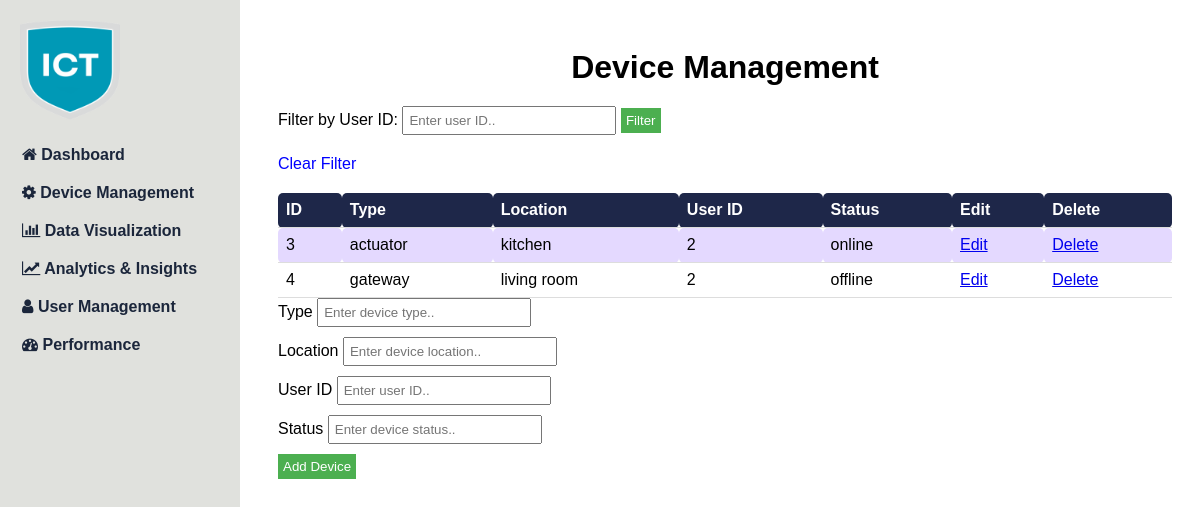
The app's page /device.php?user_id=2 with its own data.
### tables this page shows
CREATE TABLE `Devices` (
  `device_id` int(11) NOT NULL,
  `device_type` varchar(50) DEFAULT NULL,
  `location` varchar(50) DEFAULT NULL,
  `user_id` int(11) NOT NULL,
  `status` varchar(50) DEFAULT NULL
);

### device.php (the view, shortened to what this page needs)
<!DOCTYPE html>
<html>
<head>
    <link rel="stylesheet" href="./css/device.css">
	<link rel="stylesheet" href="https://cdnjs.cloudflare.com/ajax/libs/font-awesome/5.15.3/css/all.min.css">
</head>
<body>
    <?php include 'sidebar.php'; ?>
    <div class="container">
		<h1>Device Management</h1>
		<form action="" method="GET">
			<label for="user_id">Filter by User ID:</label>
			<input type="text" id="user_id" name="user_id" placeholder="Enter user ID..">
			<input type="submit" value="Filter">
			<?php
			if (isset($_GET['user_id'])) {
				echo '<a href="device.php" class="clear_filter">Clear Filter</a>';
			}
			?>
		</form>
		<table>
			<tr>
				<th>ID</th>
				<th>Type</th>
				<th>Location</th>
				<th>User ID</th>
				<th>Status</th>
				<th>Edit</th>
				<th>Delete</th>
			</tr>
			<?php
			$servername = "localhost";
			$username = "root";
			$password = "";
			$dbname = "IoT_Framework";
			$conn = new mysqli($servername, $username, $password, $dbname);
			$sql = "SELECT * FROM Devices";
			if (isset($_GET['user_id'])) {
				$user_id = $_GET['user_id'];
				$sql .= " WHERE user_id='$user_id'";
			}
			$result = $conn->query($sql);
			if ($result->num_rows > 0) {
				while ($row = $result->fetch_assoc()) {
					echo "<tr>";
					echo "<td>" . $row["device_id"] . "</td>";
					echo "<td>" . $row["device_type"] . "</td>";
					echo "<td>" . $row["location"] . "</td>";
					echo "<td>" . $row["user_id"] . "</td>";
					echo "<td>" . $row["status"] . "</td>";
					echo "<td><a href='edit_device.php?id=" . $row["device_id"] . "'>Edit</a></td>";
					echo "<td><a href='delete_device.php?id=" . $row["device_id"] . "'>Delete</a></td>";
					echo "</tr>";
				}
			} else {
				echo "0 results";
			}
			?>
        </table>
        <form action="add_device.php" method="POST">
            <label for="type">Type</label>
            <input type="text" id="type" name="type" placeholder="Enter device type..">
            <br>
            <label for="location">Location</label>
            <input type="text" id="location" name="location" placeholder="Enter device location..">
            <br>
            <label for="user_id">User ID</label>
            <input type="text" id="user_id" name="user_id" placeholder="Enter user ID..">
            <br>
            <label for="status">Status</label>
            <input type="text" id="status" name="status" placeholder="Enter device status..">
            <br>
            <input type="submit" value="Add Device">
        </form>
    </div>
</body>
</html>

### css/device.css (style rules this page uses)
* { font-family: 'Source Sans Pro', sans-serif; }
.container { margin-left: 250px; padding: 20px; }
table { width: 100%; border-collapse: collapse; }
table th, table td { padding: 8px; text-align: left; border-bottom: 1px solid #ddd; }
h1 { margin-bottom: 20px; }
form { margin-bottom: 20px; }
input[type="text"] { padding: 8px; margin-bottom: 10px; width: 200px; }
input[type="submit"] { padding: 8px 16px; background-color: #4CAF50; border: none; color: white; cursor: pointer; }
.clear_filter { display: block; margin-top: 10px; color: blue; text-decoration: none; }
h1 { text-align: center; }
table { border: 1px ; margin: 0 auto; border-collapse: collapse; border-radius: 5px; color: #000; }
th, td { border: 1px; padding: 10px; border-radius: 5px; }
th { background-color: #1e2749; color: #fff; }
tr:nth-child(even) { background-color: #e4d9ff; }
input[type="text"], input[type="submit"] { padding: 5px; }
input[type="submit"] { background-color: #4CAF50; color: white; cursor: pointer; }

### records on screen
devices: device_id "3", device_type "actuator", location "kitchen", user "2", status "online"
devices: device_id "4", device_type "gateway", location "living room", user "2", status "offline"
